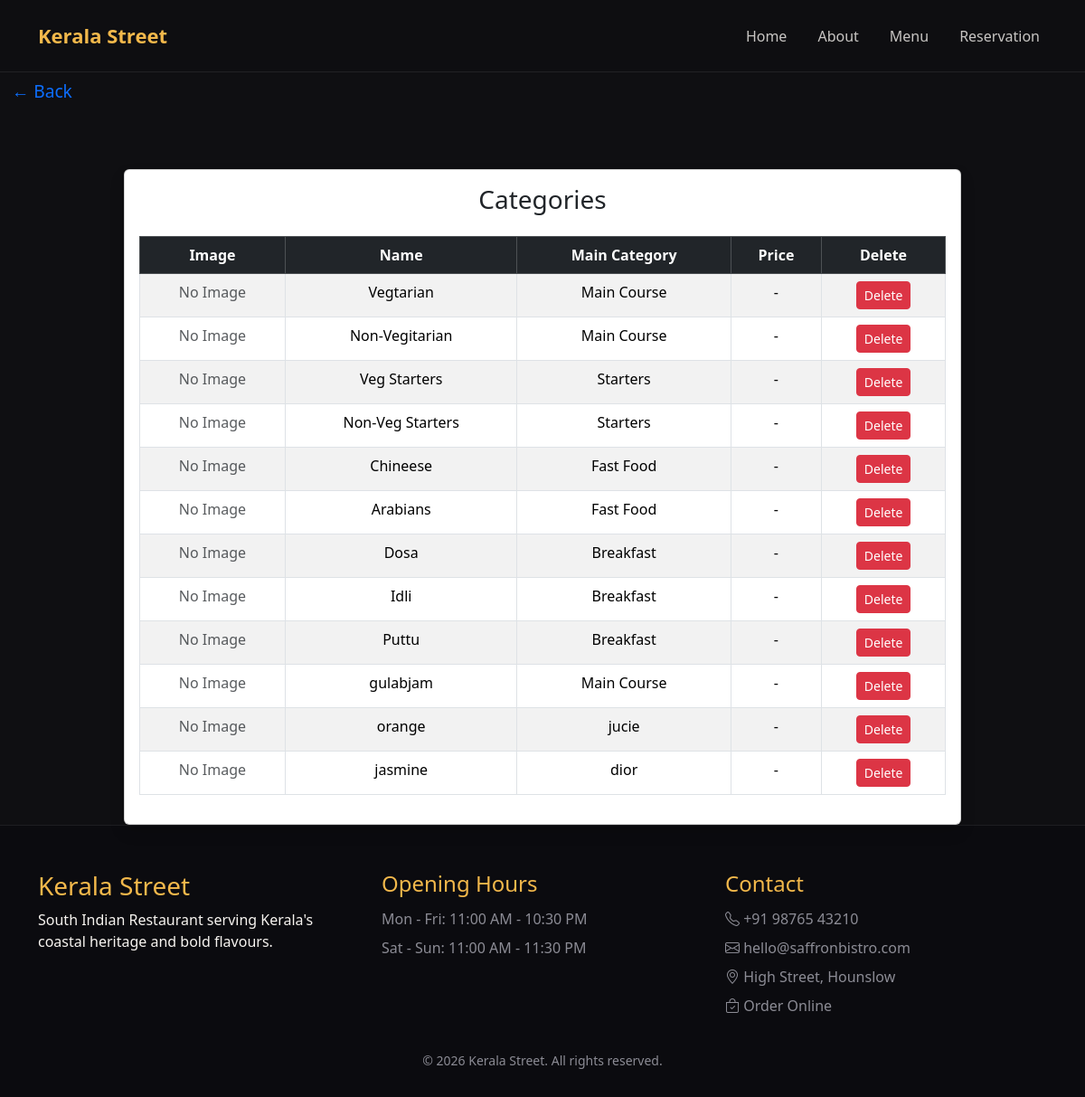
The app's page /cat_view/ with its own data.
### admin_app/models.py (models this page shows, shortened)
class Category(models.Model):
    main_category = models.ForeignKey('maincategory', on_delete=models.CASCADE)
    name = models.CharField(max_length=100)

class maincategory(models.Model):
    name = models.CharField(max_length=100)

### admin_app/views.py (the view)
# urls.py: path('cat_view/', views.cat_view, name='cat_view'),
def cat_view(request):
    from .models import Category
    categories = Category.objects.select_related('main_category').all()
    return render(request, 'cat_view.html', {'categories': categories})

### templates/cat_view.html (shortened to what this page needs)
{% load static %}
{% include 'header.html' %}
<a href="javascript:history.back()" class="btn btn-link mb-3" style="font-size: 1.2rem; text-decoration: none;">
	&#8592; Back
</a>
<div class="container mt-5">
	<div class="row justify-content-center">
		<div class="col-md-10">
			<div class="card shadow">
				<div class="card-body">
					<h3 class="mb-4 text-center">Categories</h3>
					<table class="table table-bordered table-striped text-center">
						<thead class="table-dark">
							<tr>
								<th>Image</th>
								<th>Name</th>
								<th>Main Category</th>
								<th>Price</th>
								<th>Delete</th>
							</tr>
						</thead>
						<tbody>
							{% for cat in categories %}
							<tr>
								<td>
									{% if cat.image %}
										<img src="{{ cat.image.url }}" alt="Image" style="width:60px; height:60px; object-fit:cover; border-radius:8px;">
									{% else %}
										<span class="text-muted">No Image</span>
									{% endif %}
								</td>
								<td>{{ cat.name }}</td>
								<td>{{ cat.main_category.name }}</td>
								<td>{% if cat.price %}₹{{ cat.price }}{% else %}-{% endif %}</td>
								<td>
									<form method="post" action="{% url 'cat_delete' cat.id %}" style="display:inline;">
										<button type="submit" class="btn btn-danger btn-sm">Delete</button>
									</form>
								</td>
							</tr>
							{% endfor %}
						</tbody>
					</table>
				</div>
			</div>
		</div>
	</div>
</div>
{% include 'footer.html' %}

### static/css/style.css (style rules this page uses)
:root { --bg: #0f0f12; --surface: #17171c; --muted: #8c8c95; --text: #f7f4f0; --accent: #f2b84b; --accent-2: #ff7e6b; --border: rgba(255, 255, 255, 0.08); }
* { box-sizing: border-box; }
body { font-family: "Segoe UI", Tahoma, Geneva, Verdana, sans-serif; background: var(--bg); color: var(--text); margin: 0; }
a { color: inherit; text-decoration: none; }

### records on screen
Category: name "Vegtarian", main_category.name "Main Course"
Category: name "Non-Vegitarian", main_category.name "Main Course"
Category: name "Veg Starters", main_category.name "Starters"
Category: name "Non-Veg Starters", main_category.name "Starters"
Category: name "Chineese", main_category.name "Fast Food"
Category: name "Arabians", main_category.name "Fast Food"
Category: name "Dosa", main_category.name "Breakfast"
Category: name "Idli", main_category.name "Breakfast"
Category: name "Puttu", main_category.name "Breakfast"
Category: name "gulabjam", main_category.name "Main Course"
Category: name "orange", main_category.name "jucie"
Category: name "jasmine", main_category.name "dior"
